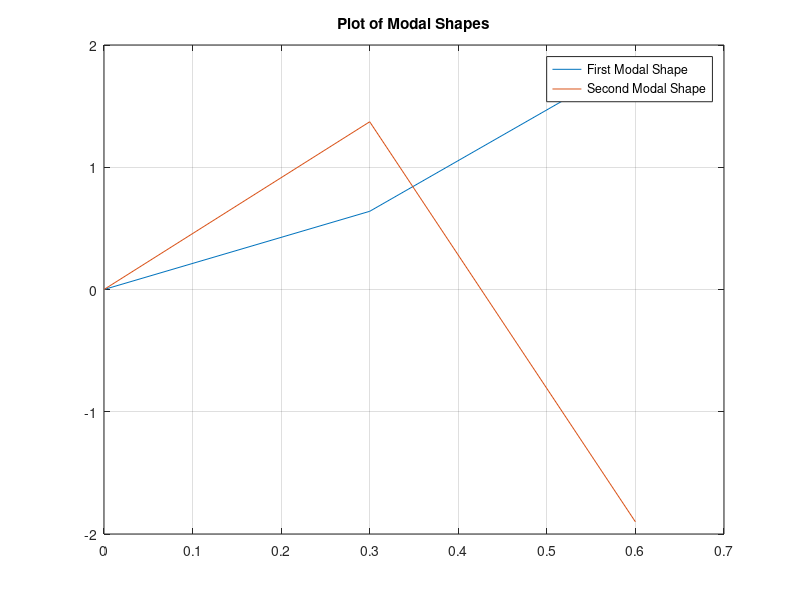

The MATLAB source for this figure:
%% Matlab Initializations

clear;close;clc;
format shortEng

%% Given data in the problem

n_e = 2;                              %Number of elements
n_n = 3;                              %Number of nodes
dof = 2;                              %Dof of elements
E_e = repmat(200e9,n_e,1);            %Forming the matrix of Young's Modulus
rho_e = repmat(7840,n_e,1);           %Forming the matrix of Density
I_e = repmat(2000e-12,n_e,1);         %Forming the Moment of Interia Matrix
l_e = repmat(0.3,n_e,1);              %Forming the Length Matrix
A_e = repmat(240e-6,n_e,1);           %Forming the Area Matrix


%% Initializing and defining the required Global Vectors

K_g = zeros(dof*n_n);                 %Initializing the Global Stiffness Matrix
M_g = zeros(dof*n_n);                 %Initializing the Global Mass Matrix

%% Defining the Boundary Conditions and Point Loads acting on various nodes

boundary = [1 2];                 %Defining the Boundary Conditions on various nodes

%% Defining the Global Stiffness Matrix

for i = 1:n_e  
    eldofs = [(dof*(i-1))+1:(dof*(i-1)+2) (dof*((i+1)-1))+1:(dof*((i+1)-1)+2)];
    
    ak = 12; bk = 6*l_e(i); ck = 2*(l_e(i)^2); dk = 2*ck;
    K_e = ((E_e(i)*I_e(i))/(l_e(i)^3))*[ak bk -ak bk; bk dk -bk ck; -ak -bk ak -bk; bk ck -bk dk];     %Calculating the Local Stiffness Matrix
    K_g(eldofs,eldofs) = K_g(eldofs,eldofs) + K_e;                                                     %Assembling the Global Stiffness Matrix
    
    am = 22*l_e(i); bm = 13*l_e(i); cm = 3*(l_e(i)^2); dm = 4*(l_e(i)^2);
    M_e = ((rho_e(i)*A_e(i)*l_e(i))/420)*[156 am 54 -bm; am dm bm -cm; 54 bm 156 -am; -bm -cm -am dm]; %Calculating the Local Mass Matrix
    M_g(eldofs,eldofs) = M_g(eldofs,eldofs) + M_e;                                                     %Assembling the Global Mass Matrix
end


%% Caculating the Global Displacement Vector and Global Load Vector using Elimination Approach

K_g_cpy = K_g;                                         %Storing a copy of Global Stiffness Matrix for pos-porcessing requirements
K_g_cpy(boundary, :) = [];                             %Eliminating the rows where boundary conditions are defined
K_g_cpy(:, boundary) = [];                             %Eliminating the corresponding columns

M_g_cpy = M_g;                                         %Storing a copy of Global Mass Matrix for pos-porcessing requirements
M_g_cpy(boundary, :) = [];                             %Eliminating the rows where boundary conditions are defined
M_g_cpy(:, boundary) = [];                             %Eliminating the corresponding columns

[e_vec,e_val] = eig(K_g_cpy,M_g_cpy);
[omg_2,ind] = sort(diag(e_val));
u = e_vec(:,ind);

mode_shape = zeros(dof*n_n,size(u,2));                 %Forming the Global Mode shape Vector
omg = (sqrt(omg_2)/(2*pi))

boundary_non = setxor(boundary,1:(dof*n_n));           %Grabbing the indices where boundary conditions are not defined
mode_shape(boundary_non(1:end),:) = u(1:end,:);        %Calculating the Global Displacement Vector
X = [0 0.3 0.6];

figure(1)
plot(X,mode_shape(1:dof:end,1))
hold on
plot(X,mode_shape(1:dof:end,2))
grid on
title('Plot of Modal Shapes')
legend('First Modal Shape','Second Modal Shape')
